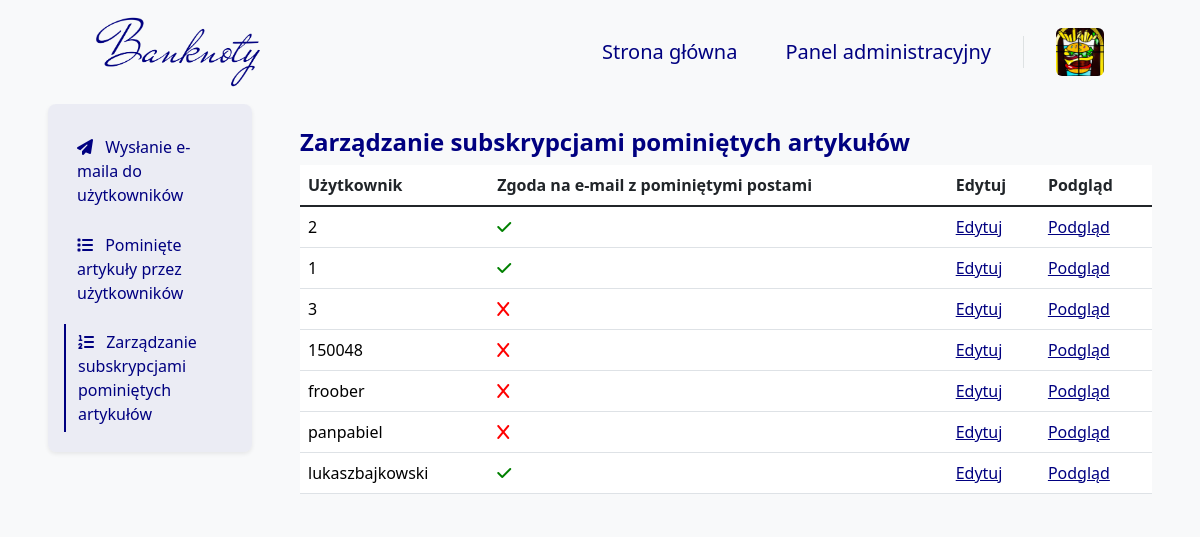
/skipped_posts/user/AdminPanel/ (signed in), run on an earlier commit of the app's database.
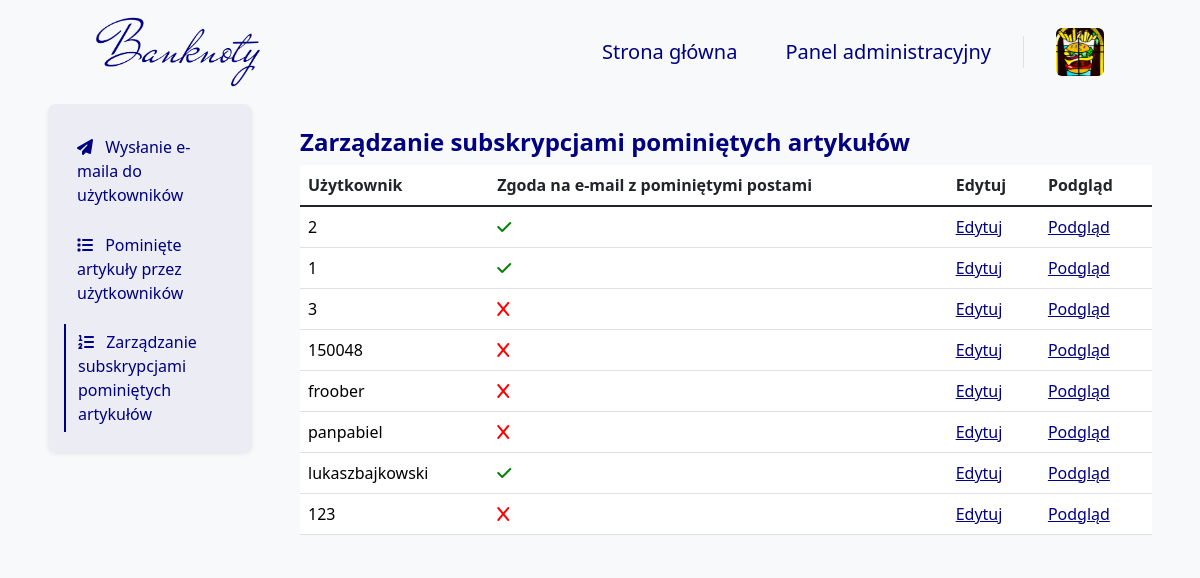
And on a later commit of the database.
### blog/models.py (models this page shows, shortened)
class User(models.Model):
    GENDER_CHOICES = (
        ('M', 'Mężczyzna'),
        ('K', 'Kobieta'),
        ('I', 'Inna'),
    )
    user = models.OneToOneField(
        User,
        on_delete=models.CASCADE,
        verbose_name="Użytkownik")
    bio = models.TextField(
        null=False,
        blank=True,
        validators=[validate_bio],
        verbose_name="Bio",
        help_text="Krótka informacja o użytkowniku, maksymalnie 512 znaków.")
    profile_pic = models.ImageField(
        null=False,
        blank=False,
        default="images/profile/1.png",
        upload_to="images/user/",
        verbose_name="Zdjęcie profilowe")
    phone_number = PhoneNumberField(
        region='PL',
        null=True,
        blank=True,
        unique=True,
        verbose_name="Numer telefonu")
    gender = models.CharField(
        choices=GENDER_CHOICES,
        null=False,
        blank=False,
        default='Mężczyzna',
        verbose_name="Płeć",
        max_length=6)
    newsletter = models.BooleanField(
        default=False,
        verbose_name="Biuletyn")
    miss_news = models.BooleanField(
        default=False,
        verbose_name="Pominięte artykuły")
    meetups_news = models.BooleanField(
        default=True,
        verbose_name="Spotkania i wydarzenia")
    opportunities_news = models.BooleanField(
        default=False,
        verbose_name="Okazje z rynku aukcyjnego")
    company_news = models.BooleanField(
        default=True,
        verbose_name="Wiadomości od Banknoty")
    replay_news = models.BooleanField(
        default=False,
        verbose_name="Shot wydzarzeń na Banknoty")
    development_news = models.BooleanField(
        default=False,
        verbose_name="Informacje o rozwoju i zmianach na Banknoty")
    opened_posts = models.ManyToManyField(
        Blog,
        blank=True,
        related_name='opened_by_users',
        verbose_name="Otwarte posty"
    )
    can_be_author = models.BooleanField(
        default=False,
        verbose_name="Czy może być autorem",
        help_text='Czy wniosek na autora został rozpatrzony pozytywnie.')
    def __init__(self, *args, temp=65, **kwargs):
        self.temp = temp
        return super().__init__(*args, **kwargs)
    def is_profile_pic(self):
        if self.profile_pic == "images/profile/1.png":
            return False
        else:
            return True
    is_profile_pic.boolean = True
    is_profile_pic.short_description = 'Zdjęcie profilowe'
    def is_bio(self):
        if self.bio:
            return True
        else:
            return False
    is_bio.boolean = True
    is_bio.short_description = 'Bio'
    def is_phone_number(self):
        if self.phone_number:
            return True
        else:
            return False
    is_phone_number.boolean = True
    is_phone_number.short_description = 'Phone number'
    def is_newsletter(self):
        if self.newsletter:
            return True
        else:
            return False
    is_newsletter.boolean = True
    is_newsletter.short_description = 'Newsletter'

### blog/views_admin/newsletter/skipped_posts/skipped_posts_views.py (the view)
# urls.py: path('skipped_posts/user/AdminPanel/', skipped_posts_user_admin_panel,
@superuser_required
def skipped_posts_user_admin_panel(request):
    users = DjangoUser.objects.all().order_by('user__id')
    context = {
        'users': users,
    }
    return render(
        request,
        'AdminTemplates/Newsletter/SkippedPosts/SkippedPostsUserManageAdmin.html',
        context
    )

### templates/AdminTemplates/Newsletter/SkippedPosts/SkippedPostsUserManageAdmin.html (shortened to what this page needs)
{% extends 'base.html' %}
{% block navbar %}
    {% include 'Navbar/NavbarAdmin.html' %}
{% endblock %}
{% block content %}
    <div class="container-fluid">
        <div class="row">
            <div class="col-12 col-lg-3 px-5 px-lg-5 mx-auto bg-body-tertiary">
                {% include 'AdminTemplates/Newsletter/SkippedPosts/Elements/Navigation.html' %}
            </div>
            <div class="col-12 col-lg-9 px-5 px-lg-0 pe-lg-5 pt-4 pt-lg-3 mx-auto bg-body-tertiary mt-2">
                <h4 class="mb-0 pb-2 fw-bold text-navy">
                    Zarządzanie subskrypcjami pominiętych artykułów
                </h4>
                {% include 'AdminTemplates/Newsletter/SkippedPosts/Elements/Table/SkippedPostsUser.html' %}
            </div>
        </div>
    </div>
{% endblock %}

### templates/AdminTemplates/Newsletter/SkippedPosts/Elements/Table/SkippedPostsUser.html
<table class="table table-hover">
    <thead>
    <tr>
        <th scope="col">Użytkownik</th>
        <th scope="col">Zgoda na e-mail z pominiętymi postami</th>
        <th scope="col">Edytuj</th>
        <th scope="col">Podgląd</th>
    </tr>
    </thead>
    <tbody class="table-group-divider">
    {% for user in users %}
        <tr>
            <td>
                <a class="admin_panel_link" href="{% url 'skipped_posts_detail_admin_panel' user.pk %}">
                    {{ user.user }}
                </a>
            </td>
            <td>
                <a class="admin_panel_link" href="{% url 'skipped_posts_detail_admin_panel' user.pk %}">
                    {% if user.miss_news %}
                        <i class="fa-solid fa-check"></i>
                    {% else %}
                        <i class="fa-solid fa-x"></i>
                    {% endif %}
                </a>
            </td>
            <td>
                <a class="admin_panel_edit_link"
                   href="{% url 'skipped_posts_user_edit_admin_panel' user.pk %}">
                    Edytuj
                </a>
            </td>
            <td>
                <a class="admin_panel_edit_link"
                   href="{% url 'skipped_posts_detail_admin_panel' user.pk %}">
                    Podgląd
                </a>
            </td>
        </tr>
    {% endfor %}
    </tbody>
</table>

What changed in the data, as far as the page shows it:
added User: user "123", miss_news False (drawn)
